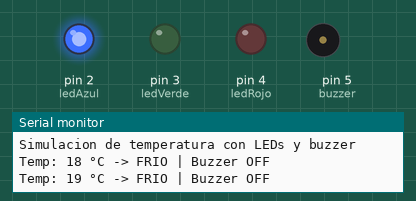
A sketch run on a simulated Arduino Uno, built with avr-gcc and run on an emulated ATmega328P. Parts: output pins drawn as LEDs (lit = HIGH), buzzer (waves = sounding), the last lines printed to the serial monitor.

Above: at 0.8 s.
At 2.31 s:
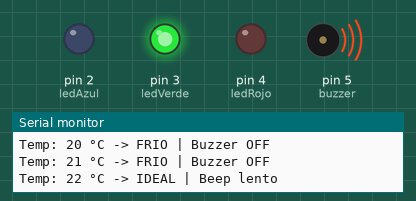
At 3.8 s:
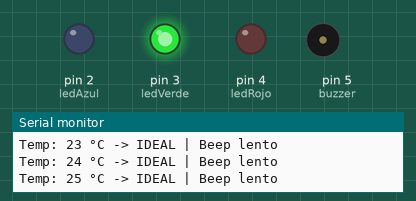
At 5.74 s:
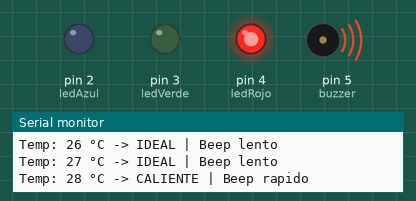
At 7.4 s:
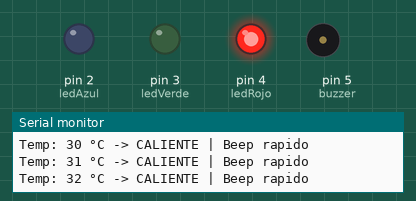
Timing chart, 0 to 8.7 s (numbered marks = the images above):
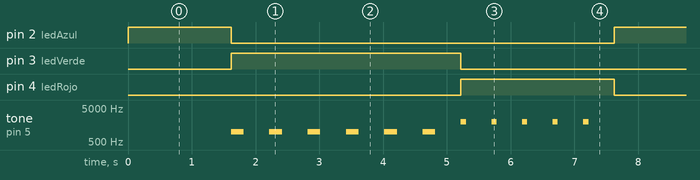

The sketch:

buzzer_y_temperaturas.ino
```cpp
// =====================================
// CONTROL DE TEMPERATURA CON LEDs Y BUZZER
// =====================================

// Pines de los LEDs
const int ledAzul  = 2;
const int ledVerde = 3;
const int ledRojo  = 4;

// Pin del buzzer
const int buzzer = 5;

int temperatura;   // Temperatura simulada (°C)

void setup() {
  // Configuración de pines
  pinMode(ledAzul, OUTPUT);
  pinMode(ledVerde, OUTPUT);
  pinMode(ledRojo, OUTPUT);
  pinMode(buzzer, OUTPUT);

  // Comunicación serial
  Serial.begin(9600);
  Serial.println("Simulacion de temperatura con LEDs y buzzer");
}

void loop() {

  // Simulamos temperatura desde 18°C hasta 32°C
  for (temperatura = 18; temperatura <= 32; temperatura++) {

    if (temperatura < 22) {
      // ----- RANGO FRÍO -----
      digitalWrite(ledAzul, HIGH);
      digitalWrite(ledVerde, LOW);
      digitalWrite(ledRojo, LOW);

      noTone(buzzer);  // Buzzer apagado

      Serial.print("Temp: ");
      Serial.print(temperatura);
      Serial.println(" °C -> FRIO | Buzzer OFF");
    }
    else if (temperatura >= 22 && temperatura < 28) {
      // ----- RANGO IDEAL -----
      digitalWrite(ledAzul, LOW);
      digitalWrite(ledVerde, HIGH);
      digitalWrite(ledRojo, LOW);

      // Beep lento
      tone(buzzer, 1000);   // 1 kHz
      delay(200);
      noTone(buzzer);

      Serial.print("Temp: ");
      Serial.print(temperatura);
      Serial.println(" °C -> IDEAL | Beep lento");
    }
    else {
      // ----- RANGO CALIENTE -----
      digitalWrite(ledAzul, LOW);
      digitalWrite(ledVerde, LOW);
      digitalWrite(ledRojo, HIGH);

      // Beep rápido
      tone(buzzer, 2000);   // 2 kHz
      delay(80);
      noTone(buzzer);

      Serial.print("Temp: ");
      Serial.print(temperatura);
      Serial.println(" °C -> CALIENTE | Beep rapido");
    }

    delay(400);  // Pausa general entre temperaturas
  }

  Serial.println("-----------------------------");
}
```

Measured:
- by itself, pin 2 (ledAzul): alternates HIGH for 1.6 s and LOW for 6.0 s
- by itself, pin 3 (ledVerde): alternates HIGH for 3.6 s and LOW for 4.0 s
- by itself, pin 4 (ledRojo): alternates HIGH for 2.4 s and LOW for 5.2 s
- by itself, tone on pin 5 (buzzer): plays 1000 Hz for 0.20 s, 1000 Hz for 0.20 s, 1000 Hz for 0.20 s, 1000 Hz for 0.20 s, 1000 Hz for 0.20 s, 1000 Hz for 0.20 s … (187 notes in this stretch)
